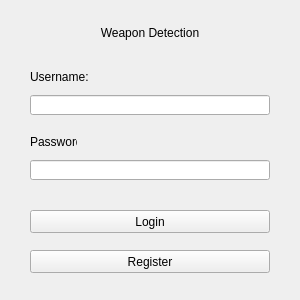
<?xml version="1.0" encoding="UTF-8"?>
<ui version="4.0">
 <class>MainWindow</class>
 <widget class="QMainWindow" name="MainWindow">
  <property name="geometry">
   <rect>
    <x>0</x>
    <y>0</y>
    <width>300</width>
    <height>300</height>
   </rect>
  </property>
  <property name="minimumSize">
   <size>
    <width>300</width>
    <height>300</height>
   </size>
  </property>
  <property name="maximumSize">
   <size>
    <width>300</width>
    <height>300</height>
   </size>
  </property>
  <property name="windowTitle">
   <string>Weapon Detection</string>
  </property>
  <widget class="QWidget" name="centralwidget">
   <widget class="QLabel" name="label_name">
    <property name="geometry">
     <rect>
      <x>50</x>
      <y>25</y>
      <width>200</width>
      <height>16</height>
     </rect>
    </property>
    <property name="text">
     <string>Weapon Detection</string>
    </property>
    <property name="alignment">
     <set>Qt::AlignCenter</set>
    </property>
   </widget>
   <widget class="QLabel" name="label_username">
    <property name="geometry">
     <rect>
      <x>30</x>
      <y>70</y>
      <width>66</width>
      <height>13</height>
     </rect>
    </property>
    <property name="text">
     <string>Username:</string>
    </property>
   </widget>
   <widget class="QLabel" name="label_password">
    <property name="geometry">
     <rect>
      <x>30</x>
      <y>135</y>
      <width>47</width>
      <height>13</height>
     </rect>
    </property>
    <property name="text">
     <string>Password:</string>
    </property>
   </widget>
   <widget class="QLineEdit" name="username_input">
    <property name="geometry">
     <rect>
      <x>30</x>
      <y>95</y>
      <width>240</width>
      <height>20</height>
     </rect>
    </property>
   </widget>
   <widget class="QLineEdit" name="password_input">
    <property name="geometry">
     <rect>
      <x>30</x>
      <y>160</y>
      <width>240</width>
      <height>20</height>
     </rect>
    </property>
    <property name="echoMode">
     <enum>QLineEdit::Password</enum>
    </property>
   </widget>
   <widget class="QPushButton" name="login_button">
    <property name="geometry">
     <rect>
      <x>30</x>
      <y>210</y>
      <width>240</width>
      <height>23</height>
     </rect>
    </property>
    <property name="text">
     <string>Login</string>
    </property>
   </widget>
   <widget class="QPushButton" name="regiser_">
    <property name="geometry">
     <rect>
      <x>30</x>
      <y>250</y>
      <width>240</width>
      <height>23</height>
     </rect>
    </property>
    <property name="text">
     <string>Register</string>
    </property>
   </widget>
  </widget>
 </widget>
 <resources/>
 <connections/>
</ui>
